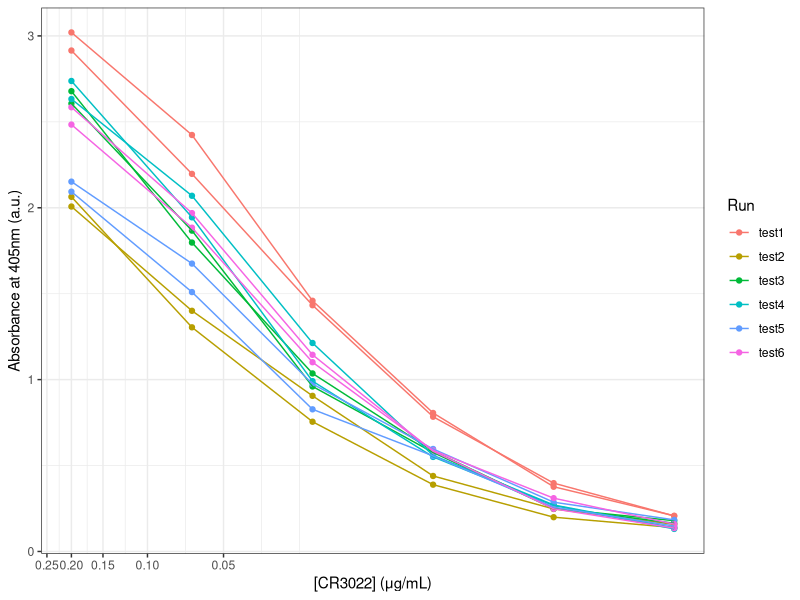
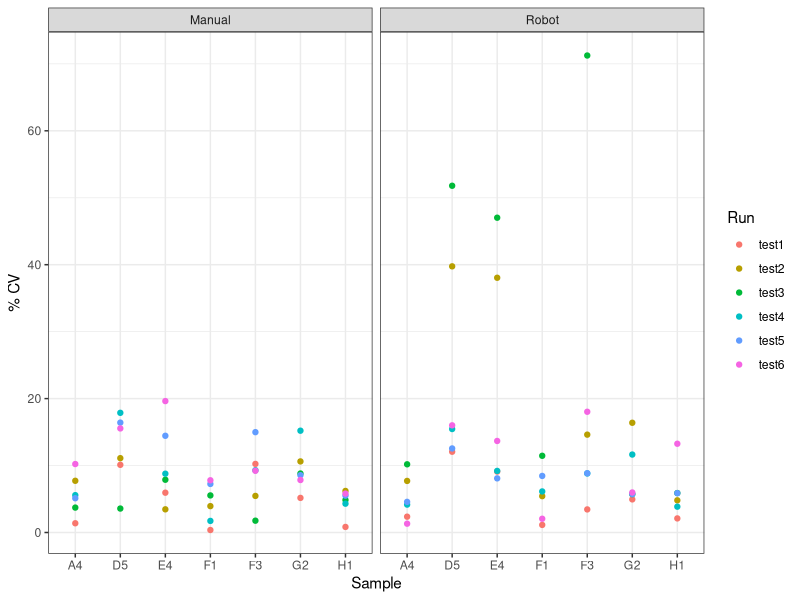
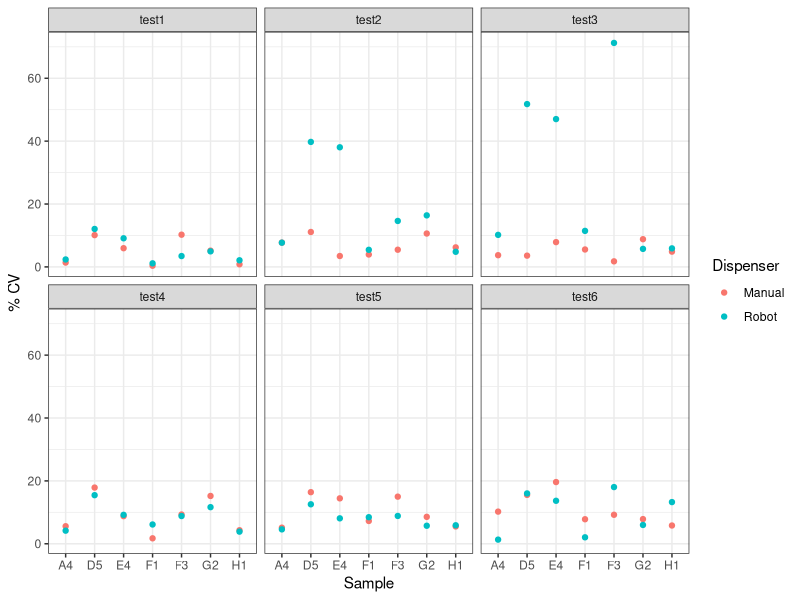
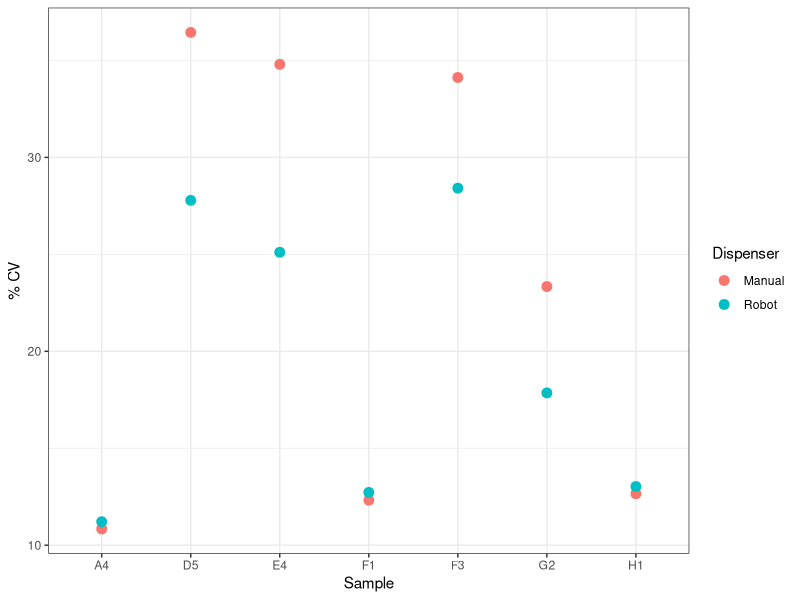
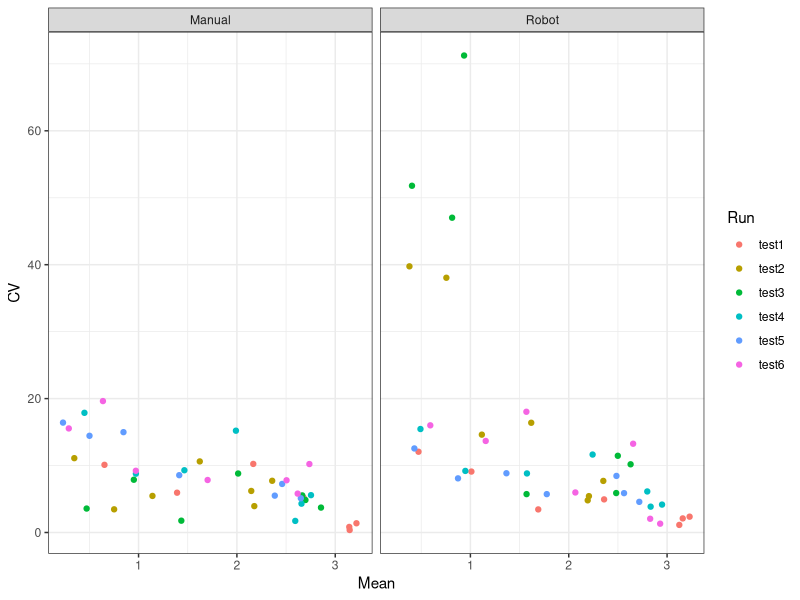
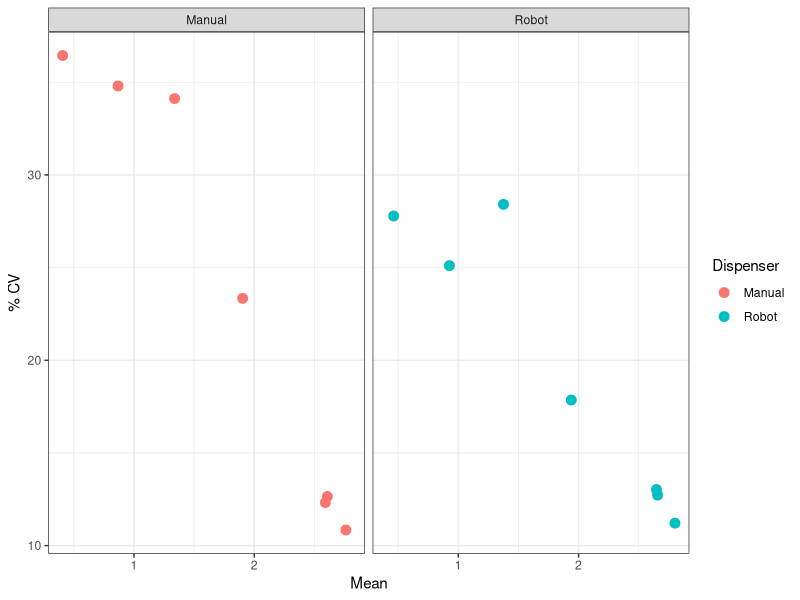
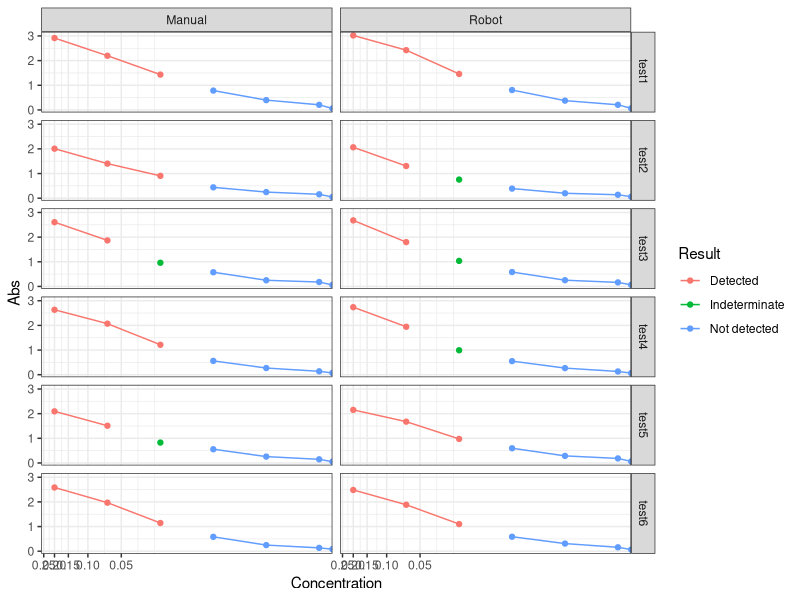
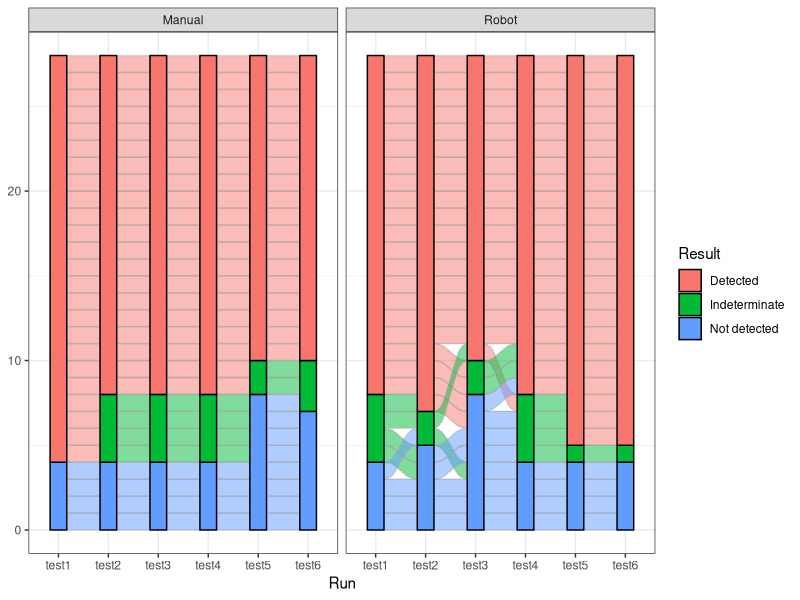

Here is the R script that generated these plots, in order:
## ---- chunk 1
knitr::opts_chunk$set(echo = FALSE, message = FALSE, warning = FALSE, dev = "svg")
## ---- chunk 2
library(tidyverse)
library(ggalluvial)
library(vegan)

elisa <- read_csv("../data/Results compilation.csv")
## ---- chunk 3
library("scales")
reverselog_trans <- function(base = exp(1)) {
    trans <- function(x) -log(x, base)
    inv <- function(x) base^(-x)
    trans_new(paste0("reverselog-", format(base)), trans, inv, 
              log_breaks(base = base), 
              domain = c(1e-100, Inf))
}

elisa %>%
  filter(Sample == "Standard", Concentration != 0) %>%
  ggplot(aes(Concentration, Abs, col = Run, group = interaction(Plate_side, Run))) +
  #facet_wrap(~ Plate_side, ncol = 2) +
  geom_point() +
  geom_line() +
  scale_x_continuous(trans=reverselog_trans(10)) +
  labs(x = "[CR3022] (μg/mL)", y = "Absorbance at 405nm (a.u.)") +
  theme_bw()
## ---- chunk 4
knitr::kable(
  intra_standard_cv <- elisa %>%
    filter(Sample == "Standard", Sample != "Negative") %>%
    group_by(Run, Concentration) %>%
    summarise(Mean = round(mean(Abs, na.rm = TRUE), 2),
              CV = round(sd(Abs, na.rm = TRUE) / Mean * 100, 2)) %>%
    group_by(Concentration) %>%
    summarise(Mean = mean(Mean),
              CV = mean(CV))
)
## ---- chunk 5
knitr::kable(
  inter_standard_cv <- elisa %>%
    filter(Sample == "Standard", Sample != "Negative") %>%
    group_by(Concentration) %>%
    summarise(Mean = round(mean(Abs, na.rm = TRUE), 2),
              CV = round(sd(Abs, na.rm = TRUE) / Mean * 100, 2))
)
## ---- chunk 6
intra_cv <- elisa %>%
  filter(Sample != "Standard" & Sample != "Negative") %>%
  group_by(Run, Plate_side, Sample) %>%
  summarise(Mean = mean(Abs, na.rm = TRUE),
            CV = sd(Abs, na.rm = TRUE) / Mean * 100)

intra_cv %>%
  ggplot(aes(Sample, CV, col = Run)) +
  facet_wrap(~ Plate_side) +
  ylab("% CV") +
  geom_point() +
  theme_bw()
## ---- chunk 7
intra_cv %>%
  ggplot(aes(Sample, CV, col = Plate_side)) +
  facet_wrap(~ Run) +
  geom_point() +
  ylab("% CV") +
  scale_colour_discrete(name = "Dispenser") +
  theme_bw()
## ---- chunk 8
inter_cv <- elisa %>%
  filter(Sample != "Standard" & Sample != "Negative") %>%
  group_by(Plate_side, Sample) %>%
  summarise(Mean = mean(Abs, na.rm = TRUE),
            CV = sd(Abs, na.rm = TRUE) / Mean * 100)

inter_cv %>%
  ggplot(aes(Sample, CV, col = Plate_side)) +
  ylab("% CV") +
  scale_colour_discrete(name = "Dispenser") +
  geom_point(size = 3) +
  theme_bw()
## ---- chunk 9
intra_cv %>%
  ggplot(aes(Mean, CV, col = Run)) +
  facet_wrap(~ Plate_side) +
  geom_point() +
  # geom_smooth(method = "lm", se = FALSE, col = "black") +
  theme_bw()
## ---- chunk 10
inter_cv %>%
  ggplot(aes(Mean, CV, col = Plate_side)) +
  facet_wrap(~ Plate_side) +
  geom_point(size = 3) +
  ylab("% CV") +
  scale_colour_discrete(name = "Dispenser") +
  # geom_smooth(method = "lm", se = FALSE, col = "black") +
  theme_bw()
## ---- chunk 11
knitr::kable(
intra_cv %>%
  group_by(Plate_side) %>%
  summarise(Mean = mean(Mean),
            CV = mean(CV)),
digits = 2
)
## ---- chunk 12
knitr::kable(
inter_cv %>%
  group_by(Plate_side) %>%
  summarise(Mean = mean(Mean),
            CV = mean(CV)),
digits = 2
)
## ---- chunk 13
b <- elisa %>%
  filter(Sample == "Negative" | Sample == "Blank") %>%
  group_by(Run) %>%
  summarize(b = mean(Abs))

c <- elisa %>%
  filter(Concentration == 0.2) %>%
  group_by(Run) %>%
  summarize(c = mean(Abs))

elisa_result <- left_join(elisa, b %>% left_join(c)) %>%
  mutate(t1 = (0.25 * c) + b,
         t2 = (0.35 * c) + b,
         Result = case_when(Abs <= t1 ~ "Not detected",
                            Abs > t1 & Abs <= t2 ~ "Indeterminate",
                            Abs > t2 ~ "Detected"))

elisa_result %>%
  filter(Sample == "Standard") %>%
  ggplot(aes(Concentration, Abs, col = Result)) +
  facet_grid(Run ~ Plate_side) +
  geom_point() +
  geom_line() +
  scale_x_continuous(trans=reverselog_trans(10)) +
  theme_bw()
## ---- chunk 14
elisa_result %>%
  filter(Sample != "Standard", Sample != "Negative") %>%
  select(Run, Result, Sample, Plate_side) %>%
  group_by(Run, Sample) %>%
  mutate(Well = interaction(Sample, row_number())) %>%
  ggplot(aes(x = Run, stratum = Result, alluvium = Well, fill = Result)) +
  facet_wrap(~ Plate_side) +
  geom_flow(stat = "alluvium", lode.guidance = "frontback",
            color = "darkgray") +
  geom_stratum() +
  theme_bw()
## ---- chunk 15
elisa_result %>%
  filter(Sample != "Standard", Sample != "Negative") %>%
  select(Run, Result, Sample, Plate_side) %>%
  group_by(Plate_side, Sample) %>%
  mutate(Well = interaction(Sample, row_number())) %>%
  ggplot(aes(x = Plate_side, stratum = Result, alluvium = Well, fill = Result)) +
  facet_wrap(~ Run) +
  geom_flow(stat = "alluvium", lode.guidance = "frontback",
            color = "darkgray") +
  geom_stratum() +
  theme_bw()
## ---- chunk 16
split_by_plate_type <- elisa_result %>%
  select(Run, Plate_side, Sample, Result) %>%
  filter(Sample != "Standard", Sample != "Negative") %>%
  group_by(Run) %>%
  mutate(Row = row_number()) %>%
  pivot_wider(#id_cols = c(Sample, Run, Row),
    names_from = Run,
    values_from = Result) %>%
  group_by(Plate_side) %>%
  group_split()

names(split_by_plate_type) <- c("Manual", "Robot")

imap(split_by_plate_type, function(.x, .y) {
  select(.x, -Plate_side, -Sample, -Row) %>%
    mutate(across(.fns = function(x) as.numeric(as.factor(x)))) %>% t() %>%
    vegdist(method = "jaccard")
})
    
## ---- chunk 17
split_by_run <- elisa_result %>%
  select(Run, Plate_side, Sample, Result) %>%
  filter(Sample != "Standard", Sample != "Negative") %>%
  group_by(Plate_side) %>%
  mutate(Row = row_number()) %>%
  pivot_wider(#id_cols = c(Sample, Run, Row),
    names_from = Plate_side,
    values_from = Result) %>%
  group_by(Run) %>%
  group_split()

names(split_by_run) <- c("test1", "test2", "test3", "test4", "test5", "test6")

imap(split_by_run, function(.x, .y) {
  select(.x, -Run, -Sample, -Row) %>%
    mutate(across(.fns = function(x) as.numeric(as.factor(x)))) %>% t() %>%
    vegdist(method = "jaccard")
})
